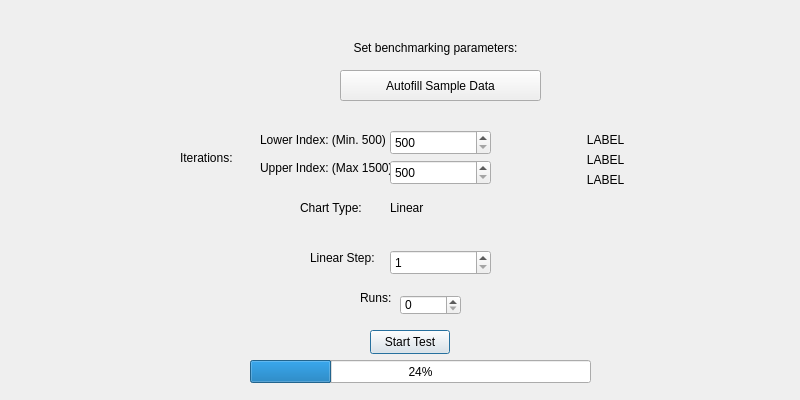
<?xml version="1.0" encoding="UTF-8"?>
<ui version="4.0">
 <class>RCDMandelbrot</class>
 <widget class="QDialog" name="RCDMandelbrot">
  <property name="geometry">
   <rect>
    <x>0</x>
    <y>0</y>
    <width>800</width>
    <height>400</height>
   </rect>
  </property>
  <property name="windowTitle">
   <string>Dialog</string>
  </property>
  <widget class="QPushButton" name="btnStart">
   <property name="geometry">
    <rect>
     <x>370</x>
     <y>330</y>
     <width>80</width>
     <height>24</height>
    </rect>
   </property>
   <property name="text">
    <string>Start Test</string>
   </property>
  </widget>
  <widget class="QSpinBox" name="spinRuns">
   <property name="geometry">
    <rect>
     <x>400</x>
     <y>295</y>
     <width>61</width>
     <height>20</height>
    </rect>
   </property>
  </widget>
  <widget class="QLabel" name="labelRuns">
   <property name="geometry">
    <rect>
     <x>360</x>
     <y>290</y>
     <width>49</width>
     <height>16</height>
    </rect>
   </property>
   <property name="text">
    <string>Runs:</string>
   </property>
  </widget>
  <widget class="QSpinBox" name="spinLinear">
   <property name="geometry">
    <rect>
     <x>390</x>
     <y>250</y>
     <width>101</width>
     <height>25</height>
    </rect>
   </property>
   <property name="minimum">
    <number>1</number>
   </property>
   <property name="maximum">
    <number>1000</number>
   </property>
  </widget>
  <widget class="QLabel" name="labelWarning_3">
   <property name="geometry">
    <rect>
     <x>500</x>
     <y>170</y>
     <width>211</width>
     <height>21</height>
    </rect>
   </property>
   <property name="text">
    <string>LABEL</string>
   </property>
   <property name="textFormat">
    <enum>Qt::TextFormat::RichText</enum>
   </property>
   <property name="alignment">
    <set>Qt::AlignmentFlag::AlignCenter</set>
   </property>
  </widget>
  <widget class="QLabel" name="label_2">
   <property name="geometry">
    <rect>
     <x>260</x>
     <y>130</y>
     <width>131</width>
     <height>20</height>
    </rect>
   </property>
   <property name="text">
    <string>Lower Index: (Min. 500)</string>
   </property>
  </widget>
  <widget class="QLabel" name="labelWarning_2">
   <property name="geometry">
    <rect>
     <x>500</x>
     <y>150</y>
     <width>211</width>
     <height>21</height>
    </rect>
   </property>
   <property name="text">
    <string>LABEL</string>
   </property>
   <property name="textFormat">
    <enum>Qt::TextFormat::RichText</enum>
   </property>
   <property name="alignment">
    <set>Qt::AlignmentFlag::AlignCenter</set>
   </property>
  </widget>
  <widget class="QLabel" name="label_3">
   <property name="geometry">
    <rect>
     <x>260</x>
     <y>160</y>
     <width>131</width>
     <height>16</height>
    </rect>
   </property>
   <property name="text">
    <string>Upper Index: (Max 1500)</string>
   </property>
  </widget>
  <widget class="QLabel" name="labelBenPar">
   <property name="geometry">
    <rect>
     <x>330</x>
     <y>40</y>
     <width>211</width>
     <height>16</height>
    </rect>
   </property>
   <property name="text">
    <string>Set benchmarking parameters:</string>
   </property>
   <property name="alignment">
    <set>Qt::AlignmentFlag::AlignCenter</set>
   </property>
  </widget>
  <widget class="QLabel" name="labelLinear">
   <property name="geometry">
    <rect>
     <x>310</x>
     <y>250</y>
     <width>81</width>
     <height>16</height>
    </rect>
   </property>
   <property name="text">
    <string>Linear Step:</string>
   </property>
  </widget>
  <widget class="QSpinBox" name="spinUpper">
   <property name="geometry">
    <rect>
     <x>390</x>
     <y>160</y>
     <width>101</width>
     <height>25</height>
    </rect>
   </property>
   <property name="minimum">
    <number>500</number>
   </property>
   <property name="maximum">
    <number>1500</number>
   </property>
  </widget>
  <widget class="QPushButton" name="btnAutofill">
   <property name="geometry">
    <rect>
     <x>340</x>
     <y>70</y>
     <width>201</width>
     <height>31</height>
    </rect>
   </property>
   <property name="text">
    <string>Autofill Sample Data</string>
   </property>
  </widget>
  <widget class="QSpinBox" name="spinLower">
   <property name="geometry">
    <rect>
     <x>390</x>
     <y>130</y>
     <width>101</width>
     <height>25</height>
    </rect>
   </property>
   <property name="minimum">
    <number>500</number>
   </property>
   <property name="maximum">
    <number>1500</number>
   </property>
  </widget>
  <widget class="QLabel" name="label_4">
   <property name="geometry">
    <rect>
     <x>300</x>
     <y>200</y>
     <width>81</width>
     <height>16</height>
    </rect>
   </property>
   <property name="text">
    <string>Chart Type:</string>
   </property>
  </widget>
  <widget class="QLabel" name="label_5">
   <property name="geometry">
    <rect>
     <x>390</x>
     <y>200</y>
     <width>81</width>
     <height>16</height>
    </rect>
   </property>
   <property name="text">
    <string>Linear</string>
   </property>
  </widget>
  <widget class="QLabel" name="labelWarning">
   <property name="geometry">
    <rect>
     <x>500</x>
     <y>130</y>
     <width>211</width>
     <height>21</height>
    </rect>
   </property>
   <property name="text">
    <string>LABEL</string>
   </property>
   <property name="textFormat">
    <enum>Qt::TextFormat::RichText</enum>
   </property>
   <property name="alignment">
    <set>Qt::AlignmentFlag::AlignCenter</set>
   </property>
  </widget>
  <widget class="QLabel" name="label">
   <property name="geometry">
    <rect>
     <x>180</x>
     <y>150</y>
     <width>61</width>
     <height>16</height>
    </rect>
   </property>
   <property name="text">
    <string>Iterations:</string>
   </property>
  </widget>
  <widget class="QProgressBar" name="progressBar">
   <property name="geometry">
    <rect>
     <x>250</x>
     <y>360</y>
     <width>341</width>
     <height>23</height>
    </rect>
   </property>
   <property name="value">
    <number>24</number>
   </property>
  </widget>
 </widget>
 <resources/>
 <connections/>
</ui>
